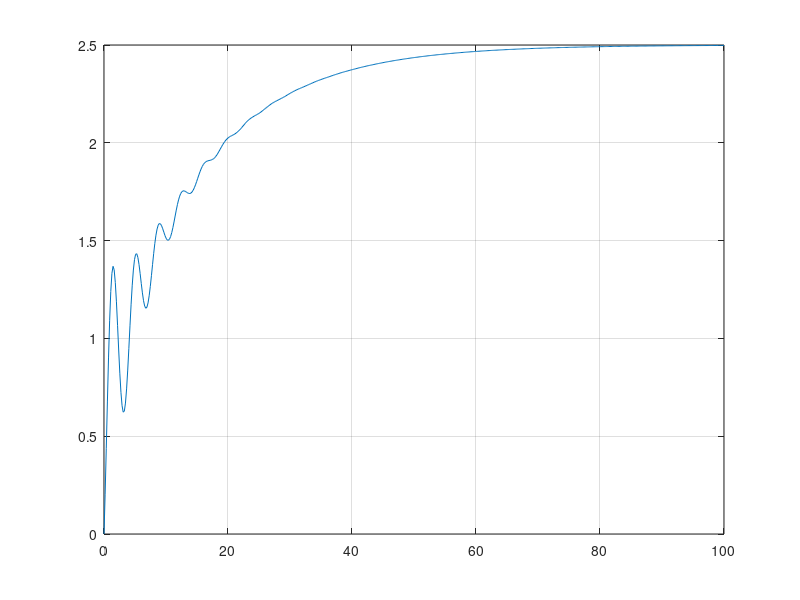
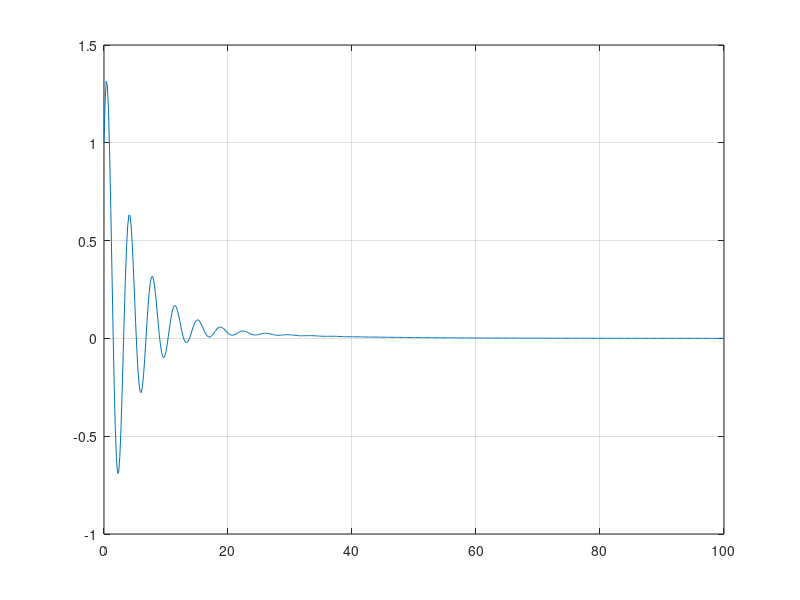
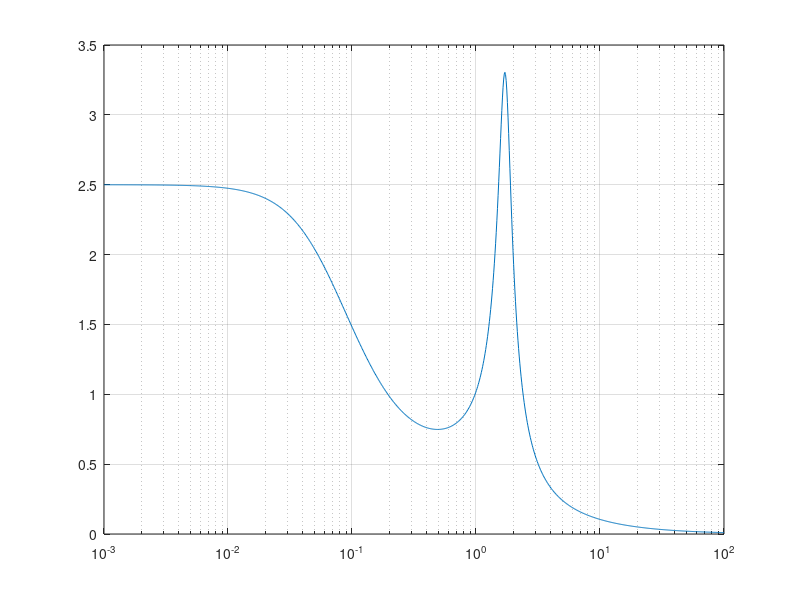
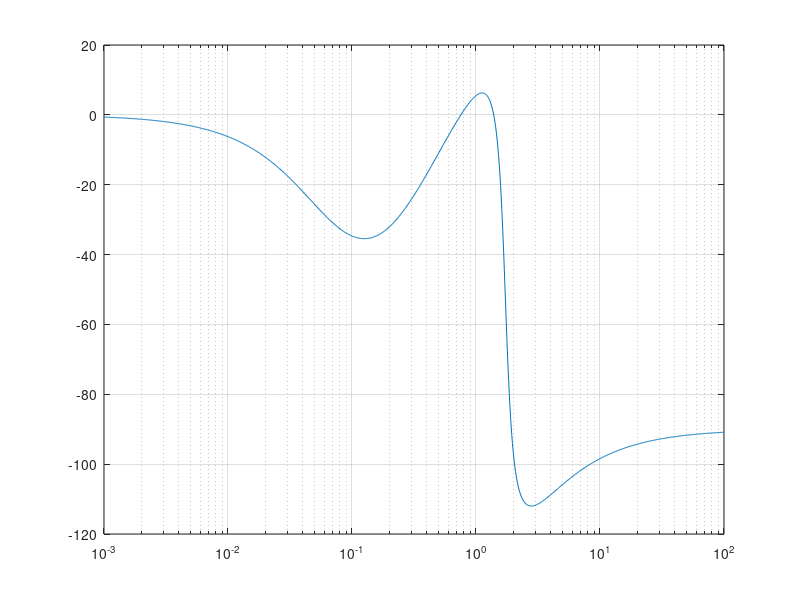

Source code (MATLAB) for these figures, in order:
numerador = [1, 2, 0.5];
denominador = [1 0.5 3, 0.2];

[A,B,C,D] = tf2ss(numerador, denominador)
Gs = ss(A,B,C,D)

% A = [[-0.5 -3.  -0.2]
%  [ 1.   0.   0. ]
%  [ 0.   1.   0. ]]
% 
% B = [[1.]
%  [0.]
%  [0.]]
% 
% C = [[1.  2.  0.5]]
% 
% D = [[0.]]


[Step_y, Step_t] = step(Gs, 100);
[Impulse_y, Impulse_t] = impulse(Gs, 100);
[MagB, PhaB, FreqB] = bode(Gs);
[GM, GP, Wg, Wp] = margin(Gs);
[Re,Img,FreqN] = nyquist(Gs);
[r, k] = rlocus(Gs);
[MagN, PhaN, WN] = nichols(Gs);


GM = mag2db(GM);
Mag = mag2db(MagB);
MagN = mag2db(MagN);

figure(1)
plot(Step_t, Step_y)
grid()

figure(2)
plot(Impulse_t, Impulse_y)
grid()

figure(3)
semilogx(FreqB, squeeze(MagB))
grid()

figure(4)
semilogx(FreqB, squeeze(PhaB))
grid()

figure(5)
plot(squeeze(Re), squeeze(Img),squeeze(Re), squeeze(-Img))
grid()

figure(6)
index = size(r);
for i=1:index(1)
    plot(real(r(i,:)), imag(r(i,:)))
    hold on
end
grid()
hold off

figure(7)
plot(squeeze(PhaN), squeeze(MagN))
grid()

set = 'S4';
save(strcat(set,'Step'),'Step_t','Step_y')
save(strcat(set,'Imp'),'Impulse_y','Impulse_t')
save(strcat(set,'Bode'),'MagB','PhaB','FreqB')
save(strcat(set,'Margin'),'GM','GP','Wg','Wp')
save(strcat(set,'Nyquist'),'Re','Img','FreqN')
save(strcat(set,'Rlocus'),'r','k')
save(strcat(set,'Nichols'),'MagN','PhaN','WN')